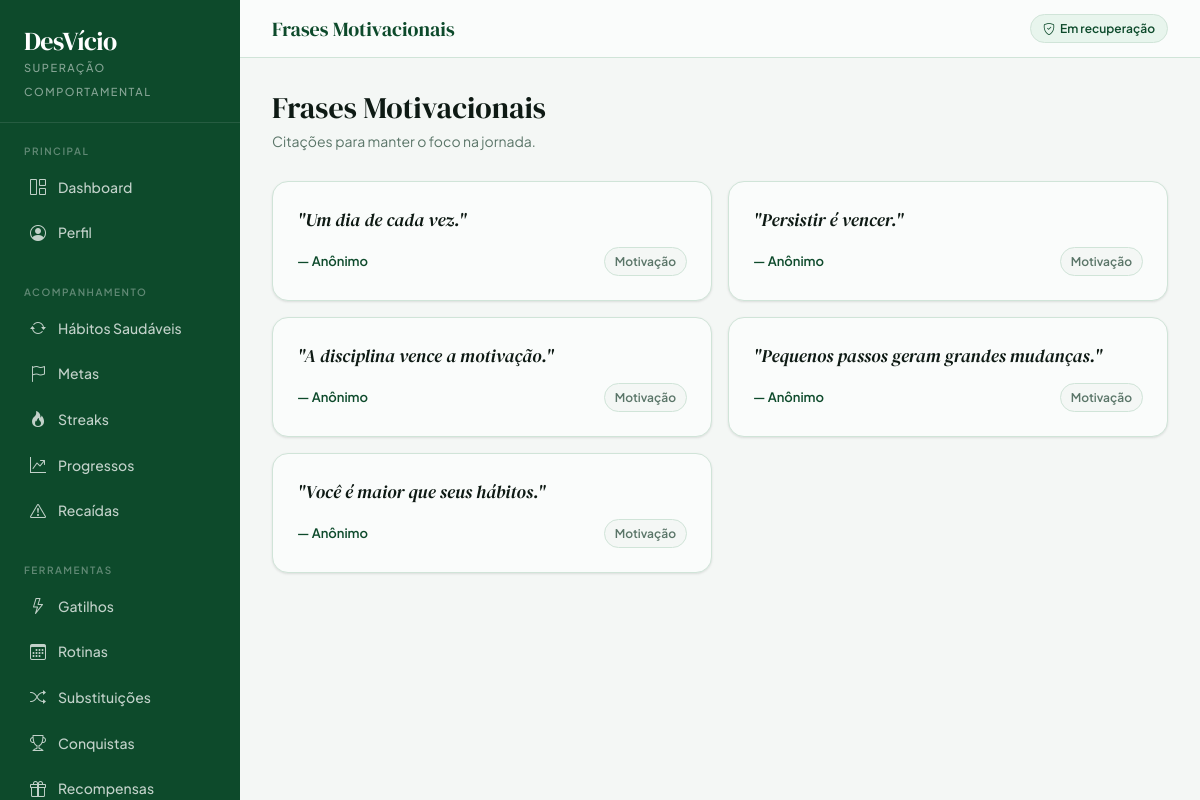
/frases/ (signed in), run on the app's committed database.
### app/models.py (models this page shows, shortened)
class Frase(models.Model):
    frase = models.TextField()
    autor = models.CharField(max_length=100, default='Anônimo')
    categoria = models.CharField(max_length=50, default='Motivação')

### app/views.py (the view)
    def wrapper(request, *args, **kwargs):
        if not usuario_logado(request):
            messages.warning(request, 'Você precisa entrar para acessar essa página.')
            return redirect('login')
        return view_func(request, *args, **kwargs)

### app/views.py (called while the page is built)
def usuario_logado(request):
    user_id = request.session.get('usuario_id')
    if not user_id:
        return None
    return Usuario.objects.filter(id=user_id).first()

def login_obrigatorio(view_func):
    def wrapper(request, *args, **kwargs):
        if not usuario_logado(request):
            messages.warning(request, 'Você precisa entrar para acessar essa página.')
            return redirect('login')
        return view_func(request, *args, **kwargs)
    return wrapper

@login_obrigatorio
def frases_view(request):
    frases = Frase.objects.all()
    return render(request, 'frases.html', {'frases': frases})

### app/templates/frases.html (shortened to what this page needs)
{% extends 'base.html' %}
{% block topbar_title %}Frases Motivacionais{% endblock %}
{% block content %}
<div class="page-header">
    <h1>Frases Motivacionais</h1>
    <p>Citações para manter o foco na jornada.</p>
</div>
<div style="display:grid; grid-template-columns: repeat(auto-fill, minmax(300px, 1fr)); gap:16px">
    {% for frase in frases %}
    <div class="card-clean" style="padding:24px">
        <blockquote style="margin:0;padding:0;font-family:var(--font-serif);font-size:18px;color:var(--ink);line-height:1.5;font-style:italic">
            "{{ frase.frase }}"
        </blockquote>
        <div style="margin-top:14px;display:flex;align-items:center;justify-content:space-between">
            <span style="font-size:13px;font-weight:600;color:var(--forest)">— {{ frase.autor }}</span>
            <span class="badge-clean badge-neutral">{{ frase.categoria }}</span>
        </div>
    </div>
    {% empty %}
    <div style="grid-column:1/-1;text-align:center;padding:60px;color:var(--muted)">
        <i class="bi bi-quote" style="font-size:36px;display:block;margin-bottom:10px;opacity:.3"></i>
        Nenhuma frase cadastrada.
    </div>
    {% endfor %}
</div>
{% endblock %}

### app/templates/base.html (style rules this page uses)
:root { --ink: #0e1a14; --forest: #0d4a2b; --sage: #1a7a45; --mint: #3cb870; --pale: #e8f5ed; --paper: #f4f7f5; --cream: #fafcfb; --rule: #d0e4d8; --muted: #5a7568; --danger: #c0392b; --amber: #b8680f; --gold: #e8a020; --radius-sm: 6px; --radius-md: 10px; --radius-lg: 16px; --radius-xl: 24px; --shadow-sm: 0 1px 3px rgba(0,0,0,.07), 0 1px 2px rgba(0,0,0,.04); --shadow-md: 0 4px 12px rgba(13,74,43,.08), 0 2px 4px rgba(0,0,0,.04); --font-serif: 'DM Serif Display', Georgia, serif; --font-sans: 'Plus Jakarta Sans', system-ui, sans-serif; --font-mono: 'DM Mono', monospace; }
*, *::before, *::after { box-sizing: border-box; }
body { background: var(--paper); color: var(--ink); font-family: var(--font-sans); font-size: 15px; line-height: 1.6; margin: 0; }
.card-clean { background: var(--cream); border: 1px solid var(--rule); border-radius: var(--radius-lg); box-shadow: var(--shadow-sm); }
.badge-clean { display: inline-flex; align-items: center; gap: 5px; font-size: 12px; font-weight: 600; padding: 4px 10px; border-radius: 100px; }
.badge-neutral { background: var(--paper); color: var(--muted); border: 1px solid var(--rule); }
.page-header { margin-bottom: 28px; }
.page-header h1 { font-family: var(--font-serif); font-size: 30px; color: var(--ink); margin: 0 0 4px; }
.page-header p { color: var(--muted); font-size: 14px; margin: 0; }

### data on the page
Frase: frase "Um dia de cada vez.", autor "Anônimo", categoria "Motivação"
Frase: frase "Persistir é vencer.", autor "Anônimo", categoria "Motivação"
Frase: frase "A disciplina vence a motivação.", autor "Anônimo", categoria "Motivação"
Frase: frase "Pequenos passos geram grandes mudanças.", autor "Anônimo", categoria "Motivação"
Frase: frase "Você é maior que seus hábitos.", autor "Anônimo", categoria "Motivação"
